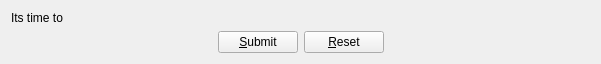
     <widget class="QWidget" name="verticalLayoutWidget_6">
      <property name="geometry">
       <rect>
        <x>10</x>
        <y>10</y>
        <width>601</width>
        <height>61</height>
       </rect>
      </property>
      <layout class="QVBoxLayout" name="verticalLayout_16">
       <item>
        <widget class="QLabel" name="label_27">
         <property name="text">
          <string>Its time to</string>
         </property>
        </widget>
       </item>
       <item>
        <layout class="QGridLayout" name="gridLayout_17">
         <item row="0" column="1">
          <widget class="QPushButton" name="pushButton">
           <property name="text">
            <string>&amp;Submit</string>
           </property>
          </widget>
         </item>
         <item row="0" column="2">
          <widget class="QPushButton" name="pushButton_2">
           <property name="text">
            <string>&amp;Reset</string>
           </property>
          </widget>
         </item>
         <item row="0" column="0">
          <spacer name="horizontalSpacer">
           <property name="orientation">
            <enum>Qt::Horizontal</enum>
           </property>
           <property name="sizeHint" stdset="0">
            <size>
             <width>40</width>
             <height>20</height>
            </size>
           </property>
          </spacer>
         </item>
         <item row="0" column="3">
          <spacer name="horizontalSpacer_2">
           <property name="orientation">
            <enum>Qt::Horizontal</enum>
           </property>
           <property name="sizeHint" stdset="0">
            <size>
             <width>40</width>
             <height>20</height>
            </size>
           </property>
          </spacer>
         </item>
        </layout>
       </item>
      </layout>
     </widget>
